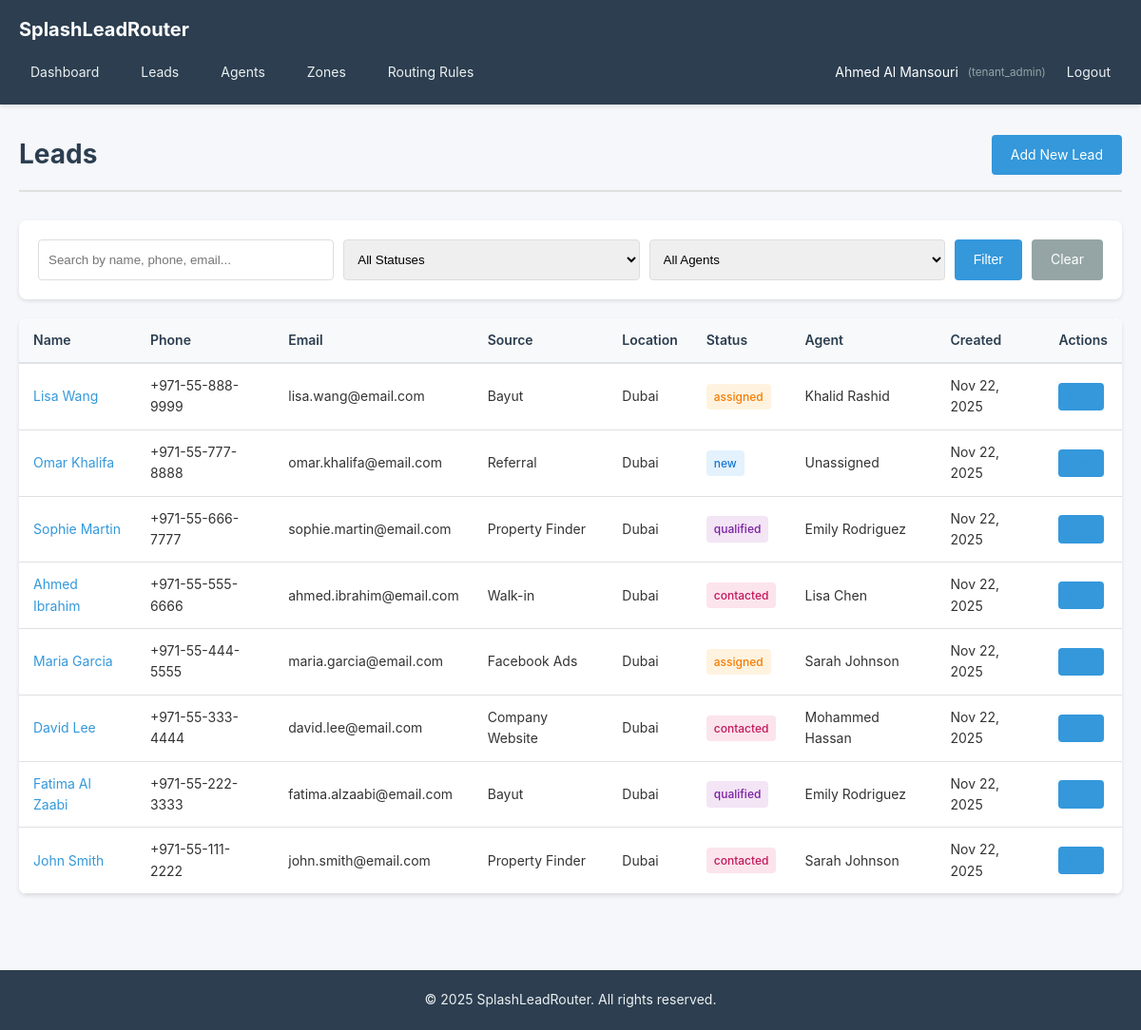
Page /leads (signed in) on the committed database.
### tables this page shows
CREATE TABLE `leads` (
  `id` INT UNSIGNED NOT NULL AUTO_INCREMENT,
  `tenant_id` INT UNSIGNED NOT NULL,
  `name` VARCHAR(255) NOT NULL,
  `phone` VARCHAR(50) NOT NULL,
  `email` VARCHAR(255) DEFAULT NULL,
  `source` VARCHAR(100) DEFAULT NULL,
  `source_id` INT UNSIGNED DEFAULT NULL COMMENT 'FK to lead_sources',
  `campaign` VARCHAR(255) DEFAULT NULL,
  `property_type` VARCHAR(100) DEFAULT NULL,
  `budget_min` DECIMAL(12,2) DEFAULT NULL,
  `budget_max` DECIMAL(12,2) DEFAULT NULL,
  `preferred_city` VARCHAR(100) DEFAULT NULL,
  `preferred_area` VARCHAR(100) DEFAULT NULL,
  `preferred_location` TEXT DEFAULT NULL,
  `notes` TEXT DEFAULT NULL,
  `status` ENUM('new', 'assigned', 'contacted', 'qualified', 'unqualified', 'closed_won', 'closed_lost') DEFAULT 'new',
  `assigned_agent_id` INT UNSIGNED DEFAULT NULL,
  `assigned_at` TIMESTAMP NULL DEFAULT NULL,
  `assignment_rule_id` INT UNSIGNED DEFAULT NULL,
  `first_contacted_at` TIMESTAMP NULL DEFAULT NULL,
  `qualified_at` TIMESTAMP NULL DEFAULT NULL,
  `closed_at` TIMESTAMP NULL DEFAULT NULL,
  `created_at` TIMESTAMP DEFAULT CURRENT_TIMESTAMP,
  `updated_at` TIMESTAMP DEFAULT CURRENT_TIMESTAMP ON UPDATE CURRENT_TIMESTAMP,
  PRIMARY KEY (`id`),
  INDEX `idx_tenant_id` (`tenant_id`),
  INDEX `idx_status` (`status`),
  INDEX `idx_assigned_agent_id` (`assigned_agent_id`),
  INDEX `idx_source` (`source`),
  INDEX `idx_created_at` (`created_at`),
  INDEX `idx_preferred_city` (`preferred_city`),
  FOREIGN KEY (`tenant_id`) REFERENCES `tenants`(`id`) ON DELETE CASCADE,
  FOREIGN KEY (`assigned_agent_id`) REFERENCES `users`(`id`) ON DELETE SET NULL,
  FOREIGN KEY (`source_id`) REFERENCES `lead_sources`(`id`) ON DELETE SET NULL,
  FOREIGN KEY (`assignment_rule_id`) REFERENCES `routing_rules`(`id`) ON DELETE SET NULL
);

CREATE TABLE `users` (
  `id` INT UNSIGNED NOT NULL AUTO_INCREMENT,
  `tenant_id` INT UNSIGNED DEFAULT NULL COMMENT 'NULL for platform_admin',
  `name` VARCHAR(255) NOT NULL,
  `email` VARCHAR(255) NOT NULL,
  `password` VARCHAR(255) NOT NULL,
  `phone` VARCHAR(50) DEFAULT NULL,
  `role` ENUM('platform_admin', 'tenant_admin', 'agent', 'viewer') NOT NULL,
  `agent_level` ENUM('junior', 'senior') DEFAULT NULL COMMENT 'For agents only',
  `max_active_leads` INT DEFAULT 10 COMMENT 'Max open leads for agents',
  `is_active` TINYINT(1) DEFAULT 1,
  `created_at` TIMESTAMP DEFAULT CURRENT_TIMESTAMP,
  `updated_at` TIMESTAMP DEFAULT CURRENT_TIMESTAMP ON UPDATE CURRENT_TIMESTAMP,
  PRIMARY KEY (`id`),
  UNIQUE KEY `unique_email` (`email`),
  INDEX `idx_tenant_id` (`tenant_id`),
  INDEX `idx_role` (`role`),
  INDEX `idx_is_active` (`is_active`),
  FOREIGN KEY (`tenant_id`) REFERENCES `tenants`(`id`) ON DELETE CASCADE
);

### app/controllers/LeadController.php (called while the page is built, shortened)
<?php
require_once __DIR__ . '/../core/Controller.php';
require_once __DIR__ . '/../models/Lead.php';
class LeadController extends Controller {
    public function index() {
        $tenantId = $this->getCurrentTenantId();
        $role = $this->getCurrentUserRole();
        $leadModel = $this->model('Lead');
        $userModel = $this->model('User');
        $filters = [];
        $page = isset($_GET['page']) ? (int)$_GET['page'] : 1;
        $perPage = 20;
        $offset = ($page - 1) * $perPage;
        if ($role === 'agent') {
            $leads = $leadModel->getLeadsByAgent($this->getCurrentUserId(), $filters, $perPage, $offset);
            $totalLeads = $leadModel->count(['assigned_agent_id' => $this->getCurrentUserId()]);
        } else {
            $leads = $leadModel->getLeadsByTenant($tenantId, $filters, $perPage, $offset);
            $totalLeads = $leadModel->countByTenant($tenantId, $filters);
        }
        $totalPages = ceil($totalLeads / $perPage);
        $agents = $userModel->getAgentsByTenant($tenantId);
        $data = [
            'leads' => $leads,
            'agents' => $agents,
            'filters' => $filters,
            'current_page' => $page,
            'total_pages' => $totalPages,
            'total_leads' => $totalLeads
        ];
        $this->view('leads/index', $data);
    }
}

### public/index.php (called while the page is built, shortened)
<?php
require_once __DIR__ . '/../app/core/Database.php';
require_once __DIR__ . '/../app/core/Router.php';
require_once __DIR__ . '/../app/core/Controller.php';
require_once __DIR__ . '/../app/core/Model.php';
require_once __DIR__ . '/../app/core/View.php';
$router = new Router();
$router->get('/', 'DashboardController', 'index', 'home');
$router->get('/login', 'AuthController', 'showLogin', 'login.show');
$router->post('/login', 'AuthController', 'login', 'login.post');
$router->get('/logout', 'AuthController', 'logout', 'logout');
$router->get('/register', 'AuthController', 'showRegister', 'register.show');
$router->post('/register', 'AuthController', 'register', 'register.post');
$router->get('/dashboard', 'DashboardController', 'index', 'dashboard');
$router->get('/leads', 'LeadController', 'index', 'leads.index');
$router->get('/leads/create', 'LeadController', 'create', 'leads.create');
$router->post('/leads', 'LeadController', 'store', 'leads.store');
$router->get('/leads/:id', 'LeadController', 'show', 'leads.show');
$router->get('/leads/:id/edit', 'LeadController', 'edit', 'leads.edit');
$router->post('/leads/:id/update', 'LeadController', 'update', 'leads.update');
$router->post('/leads/:id/status', 'LeadController', 'updateStatus', 'leads.status');
$router->post('/leads/:id/notes', 'LeadController', 'addNote', 'leads.notes');
$router->post('/leads/:id/reassign', 'LeadController', 'reassign', 'leads.reassign');
$router->get('/agents', 'AgentController', 'index', 'agents.index');
$router->get('/agents/create', 'AgentController', 'create', 'agents.create');
$router->post('/agents', 'AgentController', 'store', 'agents.store');
$router->get('/agents/:id', 'AgentController', 'show', 'agents.show');
$router->get('/agents/:id/edit', 'AgentController', 'edit', 'agents.edit');
$router->post('/agents/:id/update', 'AgentController', 'update', 'agents.update');
$router->post('/agents/:id/delete', 'AgentController', 'delete', 'agents.delete');
$router->get('/zones', 'ZoneController', 'index', 'zones.index');
$router->get('/zones/create', 'ZoneController', 'create', 'zones.create');
$router->post('/zones', 'ZoneController', 'store', 'zones.store');
$router->get('/zones/:id', 'ZoneController', 'show', 'zones.show');
$router->get('/zones/:id/edit', 'ZoneController', 'edit', 'zones.edit');
$router->post('/zones/:id/update', 'ZoneController', 'update', 'zones.update');
$router->post('/zones/:id/assign-agent', 'ZoneController', 'assignAgent', 'zones.assign');
$router->post('/zones/:id/remove-agent/:agentId', 'ZoneController', 'removeAgent', 'zones.remove');
$router->post('/zones/:id/delete', 'ZoneController', 'delete', 'zones.delete');
$router->get('/routing-rules', 'RoutingRuleController', 'index', 'routing.index');
$router->get('/routing-rules/create', 'RoutingRuleController', 'create', 'routing.create');
$router->post('/routing-rules', 'RoutingRuleController', 'store', 'routing.store');
$router->get('/routing-rules/:id', 'RoutingRuleController', 'show', 'routing.show');
$router->get('/routing-rules/:id/edit', 'RoutingRuleController', 'edit', 'routing.edit');
$router->post('/routing-rules/:id/update', 'RoutingRuleController', 'update', 'routing.update');
$router->post('/routing-rules/:id/toggle', 'RoutingRuleController', 'toggleStatus', 'routing.toggle');
$router->post('/routing-rules/:id/delete', 'RoutingRuleController', 'delete', 'routing.delete');
$router->get('/api/docs', 'ApiController', 'docs', 'api.docs');
$router->post('/api/leads', 'ApiController', 'createLead', 'api.leads.create');
$router->post('/api/leads/:id', 'ApiController', 'updateLead', 'api.leads.update');
$router->get('/api/leads/:id', 'ApiController', 'getLead', 'api.leads.get');
$router->dispatch();

### app/core/View.php (called while the page is built, shortened)
<?php
class View {
    public static function escape($string) {
        return htmlspecialchars($string, ENT_QUOTES, 'UTF-8');
    }
    public static function formatDate($date, $format = 'Y-m-d H:i:s') {
        $timestamp = strtotime($date);
        return date($format, $timestamp);
    }
}

### config/database.php (called while the page is built)
<?php
return [
    'host' => getenv('DB_HOST') ?: 'localhost',
    'database' => getenv('DB_NAME') ?: 'splashleadrouter',
    'username' => getenv('DB_USER') ?: 'root',
    'password' => getenv('DB_PASS') ?: '',
    'charset' => 'utf8mb4',
];

### app/core/Database.php (called while the page is built, shortened)
<?php
class Database {
    private static $instance = null;
    private $connection;
    private function __construct() {
        $config = require_once __DIR__ . '/../../config/database.php';
        $dsn = "mysql:host={$config['host']};dbname={$config['database']};charset={$config['charset']}";
        $options = [
            PDO::ATTR_ERRMODE => PDO::ERRMODE_EXCEPTION,
            PDO::ATTR_DEFAULT_FETCH_MODE => PDO::FETCH_ASSOC,
            PDO::ATTR_EMULATE_PREPARES => false,
        ];
        try {
            $this->connection = new PDO($dsn, $config['username'], $config['password'], $options);
        } catch (PDOException $e) {
            die('Database connection failed: ' . $e->getMessage());
        }
    }
    public static function getInstance() {
        if (self::$instance === null) {
            self::$instance = new self();
        }
        return self::$instance;
    }
    public function query($sql, $params = []) {
        $stmt = $this->connection->prepare($sql);
        $stmt->execute($params);
        return $stmt;
    }
}

### app/models/Lead.php (called while the page is built, shortened)
<?php
require_once __DIR__ . '/../core/Model.php';
class Lead extends Model {
    protected $table = 'leads';
    public function getLeadsByTenant($tenantId, $filters = [], $limit = 20, $offset = 0) {
        $sql = "SELECT l.*, u.name as agent_name, ls.name as source_name
                FROM {$this->table} l
                LEFT JOIN users u ON l.assigned_agent_id = u.id
                LEFT JOIN lead_sources ls ON l.source_id = ls.id
                WHERE l.tenant_id = ?";
        $params = [$tenantId];
        $sql .= " ORDER BY l.created_at DESC LIMIT ? OFFSET ?";
        $params[] = $limit;
        $params[] = $offset;
        $stmt = $this->query($sql, $params);
        return $stmt->fetchAll();
    }
}

### app/core/Model.php (called while the page is built, shortened)
<?php
class Model {
    protected $db;
    public function __construct() {
        $this->db = Database::getInstance();
    }
    protected function query($sql, $params = []) {
        return $this->db->query($sql, $params);
    }
}

### app/views/leads/index.php (the view, shortened to what this page needs)
<?php
require_once __DIR__ . '/../layouts/header.php';
?>
<div class="page-header">
    <h1>Leads</h1>
    <a href="/leads/create" class="btn btn-primary">Add New Lead</a>
</div>
<div class="filters">
    <form method="GET" action="/leads" class="filter-form">
        <input type="text" name="search" placeholder="Search by name, phone, email..."
               value="<?php echo View::escape($_GET['search'] ?? ''); ?>">
        <select name="status">
            <option value="">All Statuses</option>
        </select>
        <?php if (in_array($_SESSION['user_role'], ['tenant_admin', 'platform_admin'])): ?>
        <select name="agent">
            <option value="">All Agents</option>
        </select>
        <?php endif; ?>
        <button type="submit" class="btn">Filter</button>
        <a href="/leads" class="btn btn-secondary">Clear</a>
    </form>
</div>
<div class="data-table-container">
    <table class="data-table">
        <thead>
            <tr>
                <th>Name</th>
                <th>Phone</th>
                <th>Email</th>
                <th>Source</th>
                <th>Location</th>
                <th>Status</th>
                <th>Agent</th>
                <th>Created</th>
                <th>Actions</th>
            </tr>
        </thead>
        <tbody>
            <?php if (empty($leads)): ?>
            <tr>
                <td colspan="9" style="text-align: center;">No leads found</td>
            </tr>
            <?php else: ?>
            <?php foreach ($leads as $lead): ?>
            <tr>
                <td><a href="/leads/<?php echo $lead['id']; ?>"><?php echo View::escape($lead['name']); ?></a></td>
                <td><?php echo View::escape($lead['phone']); ?></td>
                <td><?php echo View::escape($lead['email']); ?></td>
                <td><?php echo View::escape($lead['source']); ?></td>
                <td><?php echo View::escape($lead['preferred_city']); ?></td>
                <td><span class="badge badge-<?php echo $lead['status']; ?>"><?php echo View::escape($lead['status']); ?></span></td>
                <td><?php echo View::escape($lead['agent_name'] ?? 'Unassigned'); ?></td>
                <td><?php echo View::formatDate($lead['created_at'], 'M d, Y'); ?></td>
                <td>
                    <a href="/leads/<?php echo $lead['id']; ?>" class="btn btn-sm">View</a>
                </td>
            </tr>
            <?php endforeach; ?>
            <?php endif; ?>
        </tbody>
    </table>
</div>
<?php require_once __DIR__ . '/../layouts/footer.php'; ?>

### app/core/Router.php (shortened to what this page needs)
<?php
class Router {
    private $routes = [];
    private function addRoute($method, $path, $controller, $action, $name = null) {
        $pattern = $this->convertPathToRegex($path);
        $this->routes[] = [
            'method' => $method,
            'path' => $path,
            'pattern' => $pattern,
            'controller' => $controller,
            'action' => $action
        ];
    }
    private function convertPathToRegex($path) {
        $pattern = preg_replace('/\/:([a-zA-Z0-9_]+)/', '/(?P<$1>[a-zA-Z0-9_-]+)', $path);
        return '#^' . $pattern . '$#';
    }
    public function dispatch() {
        $requestMethod = $_SERVER['REQUEST_METHOD'];
        $requestUri = $_SERVER['REQUEST_URI'];
        $requestUri = strtok($requestUri, '?');
        $requestUri = rtrim($requestUri, '/');
        foreach ($this->routes as $route) {
            if ($route['method'] === $requestMethod && preg_match($route['pattern'], $requestUri, $matches)) {
                $params = array_filter($matches, 'is_string', ARRAY_FILTER_USE_KEY);
                $controller = new $controllerName();
                $action = $route['action'];
                call_user_func_array([$controller, $action], $params);
                return;
            }
        }
    }
}

### public/assets/css/style.css (style rules this page uses)
* { margin: 0; padding: 0; box-sizing: border-box; }
body { font-family: -apple-system, BlinkMacSystemFont, 'Segoe UI', Roboto, 'Helvetica Neue', Arial, sans-serif; font-size: 14px; line-height: 1.6; color: #333; background-color: #f5f7fa; }
.page-header { display: flex; justify-content: space-between; align-items: center; margin-bottom: 30px; padding-bottom: 15px; border-bottom: 2px solid #e0e0e0; }
.page-header h1 { font-size: 28px; color: #2c3e50; }
.btn { display: inline-block; padding: 10px 20px; background-color: #3498db; color: white; text-decoration: none; border-radius: 4px; border: none; cursor: pointer; font-size: 14px; transition: background 0.3s; }
.btn-primary { background-color: #3498db; }
.btn-secondary { background-color: #95a5a6; }
.btn-sm { padding: 5px 10px; font-size: 12px; }
.data-table-container { background: white; border-radius: 8px; box-shadow: 0 2px 4px rgba(0,0,0,0.1); overflow-x: auto; }
.data-table { width: 100%; border-collapse: collapse; background: white; }
.data-table thead { background-color: #f8f9fa; border-bottom: 2px solid #dee2e6; }
.data-table th { padding: 12px 15px; text-align: left; font-weight: 600; color: #2c3e50; }
.data-table td { padding: 12px 15px; border-bottom: 1px solid #e0e0e0; }
.data-table a { color: #3498db; text-decoration: none; }
.badge { display: inline-block; padding: 4px 8px; border-radius: 4px; font-size: 12px; font-weight: 500; }
.badge-new { background-color: #e3f2fd; color: #1976d2; }
.badge-assigned { background-color: #fff3e0; color: #f57c00; }
.badge-contacted { background-color: #fce4ec; color: #c2185b; }
.badge-qualified { background-color: #f3e5f5; color: #7b1fa2; }
.filters { background: white; padding: 20px; border-radius: 8px; box-shadow: 0 2px 4px rgba(0,0,0,0.1); margin-bottom: 20px; }
.filter-form { display: flex; gap: 10px; flex-wrap: wrap; }
.filter-form input, .filter-form select { padding: 10px; border: 1px solid #ddd; border-radius: 4px; flex: 1; min-width: 150px; }

### rows in the picture
leads: name "Lisa Wang", phone "+971-55-888-9999", email "lisa.wang@email.com", source "Bayut", preferred_city "Dubai", status "assigned", assigned_agent.name "Khalid Rashid", created_at "Nov 22, 2025"
leads: name "Omar Khalifa", phone "+971-55-777-8888", email "omar.khalifa@email.com", source "Referral", preferred_city "Dubai", status "new", agent_name "Unassigned", created_at "Nov 22, 2025"
leads: name "Sophie Martin", phone "+971-55-666-7777", email "sophie.martin@email.com", source "Property Finder", preferred_city "Dubai", status "qualified", assigned_agent.name "Emily Rodriguez", created_at "Nov 22, 2025"
leads: name "Ahmed Ibrahim", phone "+971-55-555-6666", email "ahmed.ibrahim@email.com", source "Walk-in", preferred_city "Dubai", status "contacted", assigned_agent.name "Lisa Chen", created_at "Nov 22, 2025"
leads: name "Maria Garcia", phone "+971-55-444-5555", email "maria.garcia@email.com", source "Facebook Ads", preferred_city "Dubai", status "assigned", assigned_agent.name "Sarah Johnson", created_at "Nov 22, 2025"
leads: name "David Lee", phone "+971-55-333-4444", email "david.lee@email.com", source "Company Website", preferred_city "Dubai", status "contacted", assigned_agent.name "Mohammed Hassan", created_at "Nov 22, 2025"
leads: name "Fatima Al Zaabi", phone "+971-55-222-3333", email "fatima.alzaabi@email.com", source "Bayut", preferred_city "Dubai", status "qualified", assigned_agent.name "Emily Rodriguez", created_at "Nov 22, 2025"
leads: name "John Smith", phone "+971-55-111-2222", email "john.smith@email.com", source "Property Finder", preferred_city "Dubai", status "contacted", assigned_agent.name "Sarah Johnson", created_at "Nov 22, 2025"
